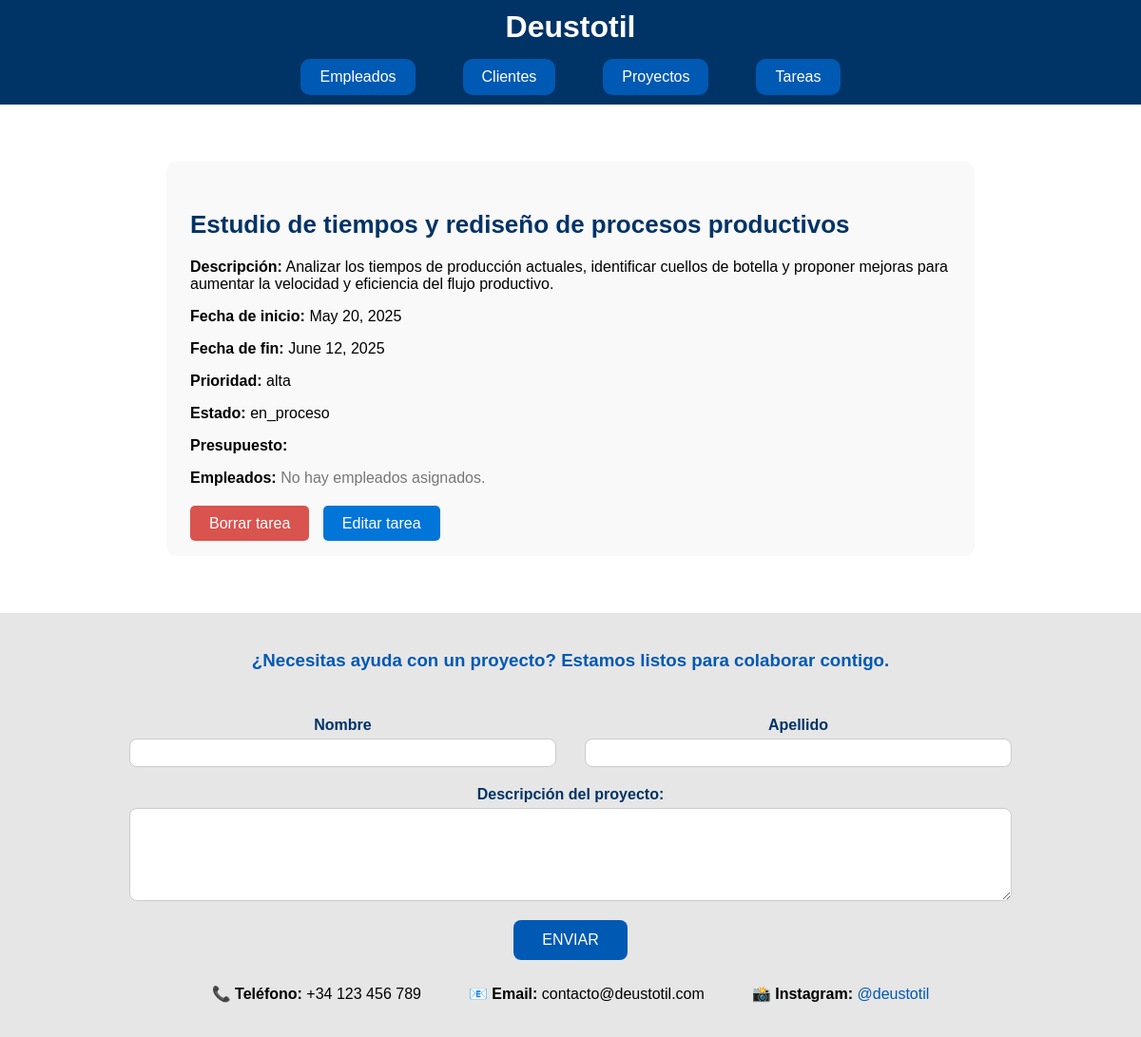
Page /deustotil/1/detalles_tarea (signed in) on the committed database.
### appEmpresaDjango/models.py (models this page shows, shortened)
class Tarea(models.Model):
    PRIORIDAD_CHOICES = [
        ('alta', 'Alta'),
        ('media', 'Media'),
        ('baja', 'Baja'),
    ]
    ESTADO_CHOICES = [
        ('abierta', 'Abierta'),
        ('asignada', 'Asignada'),
        ('en_proceso', 'En proceso'),
        ('finalizada', 'Finalizada'),
    ]
    proyecto = models.ForeignKey(Proyecto, on_delete=models.CASCADE, related_name='tareas')
    nombre = models.CharField(max_length=100)
    descripcion = models.TextField()
    fecha_inicio = models.DateField()
    fecha_fin = models.DateField()
    responsable = models.ForeignKey(Empleado, on_delete=models.SET_NULL, null=True, blank=True)
    prioridad = models.CharField(max_length=10, choices=PRIORIDAD_CHOICES)
    estado = models.CharField(max_length=15, choices=ESTADO_CHOICES)
    notas = models.TextField(blank=True)

### appEmpresaDjango/views.py (the view)
# urls.py: path('<int:pk>/detalles_tarea', views.DetailTareaView.as_view(), name='detalles_tarea'),
class DetailTareaView(LoginRequiredMixin, DetailView):
    model = Tarea
    context_object_name = 'lista_tarea'
    login_url = '/login/'

### appEmpresaDjango/templates/appEmpresaDjango/tarea_detail.html
{% extends "base.html" %}
{% block content %}
<section id="contenido" class="detalle-contenedor">
    <h1 class="titulo-detalle">{{ lista_tarea.nombre }}</h1>
    <p><strong>Descripción:</strong> {{ lista_tarea.descripcion }}</p>
    <p><strong>Fecha de inicio:</strong> {{ lista_tarea.fecha_inicio }}</p>
    <p><strong>Fecha de fin:</strong> {{ lista_tarea.fecha_fin }}</p>
    <p><strong>Prioridad:</strong> {{ lista_tarea.prioridad }}</p>
    <p><strong>Estado:</strong> {{ lista_tarea.estado }}</p>
    <p><strong>Presupuesto:</strong> {{ lista_tarea.presupuesto }}</p>
    <p><strong>Empleados:</strong>
        {% if lista_tarea.empleado.all %}
            <ul style="padding-left: 20px;">
                {% for emp in lista_tarea.empleado.all %}
                    <li>{{ emp.nombre }} {{ emp.apellidos }}</li>
                {% endfor %}
            </ul>
        {% else %}
            <span style="color: #777;">No hay empleados asignados.</span>
        {% endif %}
    </p>
    <div style="margin-top: 30px;">
        <a href="{% url 'borrar_tarea' lista_tarea.id %}" class="boton-accion boton-borrar">Borrar tarea</a>
        <a href="{% url 'modificar_tarea' lista_tarea.id %}" class="boton-accion boton-editar">Editar tarea</a>
    </div>
</section>
{% endblock %}

### appEmpresaDjango/static/css/estilo.css (style rules this page uses)
.detalle-contenedor { max-width: 800px; margin: 40px auto; padding: 25px; background-color: #f9f9f9; border-radius: 10px; font-family: Arial, sans-serif; }
.titulo-detalle { font-size: 26px; color: #003366; margin-bottom: 20px; }
.boton-accion { padding: 10px 20px; text-decoration: none; border-radius: 5px; color: white; margin-right: 10px; }
.boton-borrar { background-color: #d9534f; }
.boton-editar { background-color: #0275d8; }

### rows in the picture
Tarea: nombre "Estudio de tiempos y rediseño de procesos productivos", descripcion "Analizar los tiempos de producción actuales, identificar cuellos de botella y proponer mejoras para aumentar la velocidad y eficiencia del flujo productivo.", fecha_inicio "May 20, 2025", fecha_fin "June 12, 2025", prioridad "alta", estado "en_proceso"
